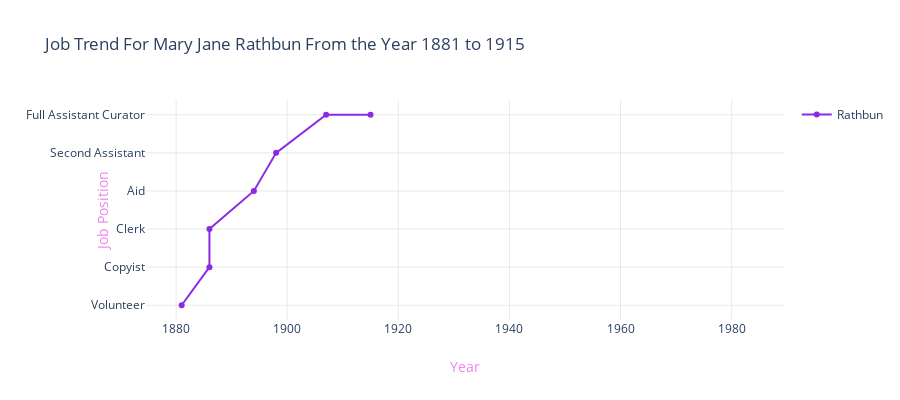

The cell this chart's notebook holds for it:
### Markdown cell above
## Rathbun

### Code cell
fig = go.Figure()
fig.add_trace(go.Scatter(x=job_df["year"],y=job_df["Rathbun"],mode="lines+markers",line_color = "blueviolet",name="Rathbun"),)
fig.update_layout(height=400,showlegend=True,title_text="Job Trend For Mary Jane Rathbun From the Year 1881 to 1915",plot_bgcolor='rgb(400,400,400)',)
fig.update_xaxes(showgrid=True,gridwidth=0.5, gridcolor='LightGrey', title_text = "Year", titlefont_color = "violet")
fig.update_yaxes(showgrid=True, gridwidth=0.5, gridcolor='LightGrey', title_text = "Job Position", titlefont_color = "violet")
fig.show()

### Figure 1 — Plotly figure (JSON) as saved in the notebook; plotly's stock layout.template omitted (floating-point values rounded to 4 significant figures)
{"data": [{"line": {"color": "blueviolet"}, "mode": "lines+markers", "name": "Rathbun", "type": "scatter", "x": [1943, 1957, 1959, 1983, null, 1971, 1975, 1923, 1930, 1938, 1938, 1956, 1956, 1979, 1881, 1886, 1886, 1894, 1898, 1907, 1915], "y": [null, null, null, null, null, null, null, null, null, null, null, null, null, null, "Volunteer", "Copyist", "Clerk", "Aid", "Second Assistant", "Full Assistant Curator", "Full Assistant Curator"]}], "layout": {"height": 400, "plot_bgcolor": "rgb(400,400,400)", "showlegend": true, "title": {"text": "Job Trend For Mary Jane Rathbun From the Year 1881 to 1915"}, "xaxis": {"gridcolor": "LightGrey", "gridwidth": 0.5, "showgrid": true, "title": {"font": {"color": "violet"}, "text": "Year"}}, "yaxis": {"gridcolor": "LightGrey", "gridwidth": 0.5, "showgrid": true, "title": {"font": {"color": "violet"}, "text": "Job Position"}}}}
